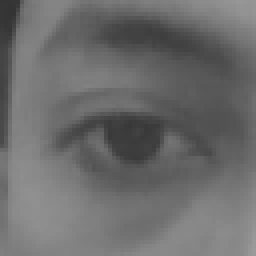
#> input picture dataset/OPEN/open_0015.png, 64 x 64 px (shown 4 times larger)
$ python cek_dataset.py
#> lines starting #> are read from the running program, lines starting #| are printed output that depends on the picture
"""
cek_dataset.py
--------------
Program bantu untuk MEMERIKSA dataset yang sudah dikumpulkan.

Yang diperiksa:
  1. Jumlah gambar di tiap kelas (OPEN / CLOSED)
  2. Keseimbangan jumlah antar kelas
  3. Ukuran gambar (harus 64x64, grayscale)
  4. File rusak / tidak terbaca
  5. Menampilkan contoh gambar dalam bentuk grid

Tombol saat grid tampil:  tekan tombol apa saja untuk menutup.
"""

import os
import cv2
import numpy as np

BASE_DIR    = os.path.dirname(os.path.abspath(__file__))
DATASET_DIR = os.path.join(BASE_DIR, "dataset")
KELAS       = ["OPEN", "CLOSED"]

IMG_SIZE   = 64
GRID_KOLOM = 10
GRID_BARIS = 3


def periksa_kelas(nama_kelas):
    """Memeriksa satu folder kelas. Mengembalikan (jumlah_valid, daftar_masalah)."""
#> called with nama_kelas = 'OPEN'
    folder = os.path.join(DATASET_DIR, nama_kelas)

    if not os.path.isdir(folder):
        return 0, ["Folder %s tidak ada." % folder]

    berkas   = sorted(f for f in os.listdir(folder) if f.lower().endswith(".png"))
    masalah  = []
    valid    = 0

    for nama in berkas:
        path = os.path.join(folder, nama)
        gambar = cv2.imread(path, cv2.IMREAD_UNCHANGED)
#> gambar is the input picture: shape (64, 64); min 52, max 154, mean 107.9

        if gambar is None:
            masalah.append("%s -> tidak bisa dibaca (file rusak)" % nama)
            continue

        if gambar.ndim != 2:
            masalah.append("%s -> bukan grayscale (%d channel)" % (nama, gambar.shape[2]))
            continue

        if gambar.shape != (IMG_SIZE, IMG_SIZE):
            masalah.append("%s -> ukuran %dx%d, seharusnya %dx%d"
                           % (nama, gambar.shape[1], gambar.shape[0], IMG_SIZE, IMG_SIZE))
            continue

        valid += 1

    return valid, masalah


def buat_grid(nama_kelas):
    """Menyusun beberapa contoh gambar jadi satu grid untuk dilihat sekilas."""
    folder = os.path.join(DATASET_DIR, nama_kelas)
    if not os.path.isdir(folder):
        return None

    berkas = sorted(f for f in os.listdir(folder) if f.lower().endswith(".png"))
    if not berkas:
        return None

    # ambil contoh yang tersebar merata, bukan hanya gambar pertama
    jumlah_contoh = min(len(berkas), GRID_KOLOM * GRID_BARIS)
    indeks = np.linspace(0, len(berkas) - 1, jumlah_contoh).astype(int)

    petak = []
    for i in indeks:
        gambar = cv2.imread(os.path.join(folder, berkas[i]), cv2.IMREAD_GRAYSCALE)
        if gambar is None:
            gambar = np.zeros((IMG_SIZE, IMG_SIZE), dtype=np.uint8)
        petak.append(cv2.resize(gambar, (IMG_SIZE, IMG_SIZE)))

    # lengkapi sisa petak dengan kotak hitam supaya grid rapi
    while len(petak) < GRID_KOLOM * GRID_BARIS:
        petak.append(np.zeros((IMG_SIZE, IMG_SIZE), dtype=np.uint8))

    baris = [np.hstack(petak[b * GRID_KOLOM:(b + 1) * GRID_KOLOM])
             for b in range(GRID_BARIS)]
    return np.vstack(baris)


def main():
    print("=" * 58)
    print(" PEMERIKSAAN DATASET")
    print("=" * 58)

    jumlah = {}
    total_masalah = 0

    for nama_kelas in KELAS:
        valid, masalah = periksa_kelas(nama_kelas)
        jumlah[nama_kelas] = valid
        total_masalah += len(masalah)

        print("")
        print(" Kelas %s" % nama_kelas)
        print("   gambar valid : %d" % valid)
        print("   bermasalah   : %d" % len(masalah))
        for baris in masalah[:10]:
            print("      - %s" % baris)
        if len(masalah) > 10:
            print("      ... dan %d masalah lain" % (len(masalah) - 10))
#> pass 2 of the loop in main, `for nama_kelas in KELAS:`:
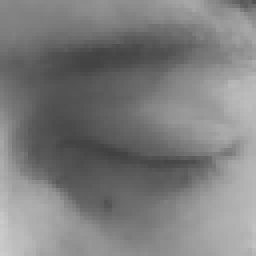
#> input picture dataset/CLOSED/closed_0008.png, 64 x 64 px (shown 4 times larger)
#> in periksa_kelas, gambar is the input picture: shape (64, 64); min 64, max 203, mean 125.1

    print("")
    print("-" * 58)
    total = sum(jumlah.values())
    print(" TOTAL gambar valid : %d" % total)

    # cek keseimbangan antar kelas
    if total > 0 and all(jumlah[k] > 0 for k in KELAS):
        kecil = min(jumlah.values())
        besar = max(jumlah.values())
        rasio = besar / kecil
        print(" Rasio kelas        : %.2f : 1" % rasio)
        if rasio > 1.5:
            print(" [PERINGATAN] Jumlah kelas timpang. Tambah gambar untuk kelas")
            print("              yang lebih sedikit supaya model tidak berat sebelah.")
        else:
            print(" [OK] Jumlah kedua kelas cukup seimbang.")
    else:
        print(" [PERINGATAN] Ada kelas yang masih kosong.")

    if total_masalah == 0:
        print(" [OK] Semua gambar berukuran %dx%d grayscale." % (IMG_SIZE, IMG_SIZE))

    print("-" * 58)
    print("")

    # tampilkan contoh gambar tiap kelas
    for nama_kelas in KELAS:
        grid = buat_grid(nama_kelas)
#> the loop in buat_grid, `while len(petak) < GRID_KOLOM * GRID_BARIS:` made 29 passes
#> after the loop in buat_grid, `while len(petak) < GRID_KOLOM * GRID_BARIS:`: petak = 30 items
#> in buat_grid, `baris = [np.hstack(petak[b * GRID_KOLOM:(b + 1) * GRID_KOLOM]) for b i..`: baris = 3 items
#> in buat_grid, `return np.vstack(baris)`:
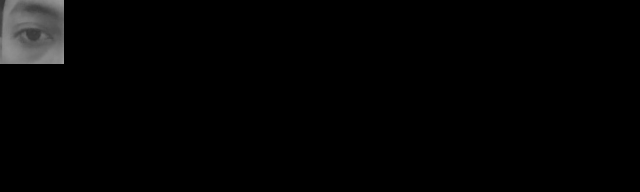
#> returned value: shape (192, 640); min 0, max 154, mean 3.6
        if grid is None:
            print("[INFO] Kelas %s kosong, grid tidak ditampilkan." % nama_kelas)
            continue

        grid_besar = cv2.resize(grid, None, fx=2, fy=2,
                                interpolation=cv2.INTER_NEAREST)
        judul = "Contoh dataset: %s (tekan tombol apa saja untuk lanjut)" % nama_kelas
        cv2.imshow(judul, grid_besar)
        cv2.waitKey(0)
        cv2.destroyAllWindows()
#> pass 2 of the loop in main, `for nama_kelas in KELAS:`:
#> indeks = [0]
#> the loop in buat_grid (call 2), `while len(petak) < GRID_KOLOM * GRID_BARIS:` made 29 passes
#> in buat_grid (call 2), `return np.vstack(baris)`:
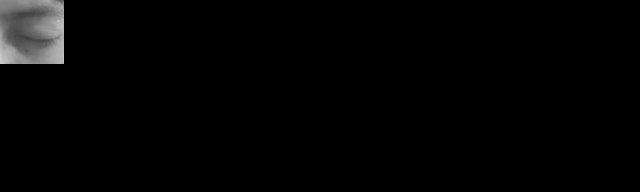
#> returned value: shape (192, 640); min 0, max 203, mean 4.2


if __name__ == "__main__":
    main()
